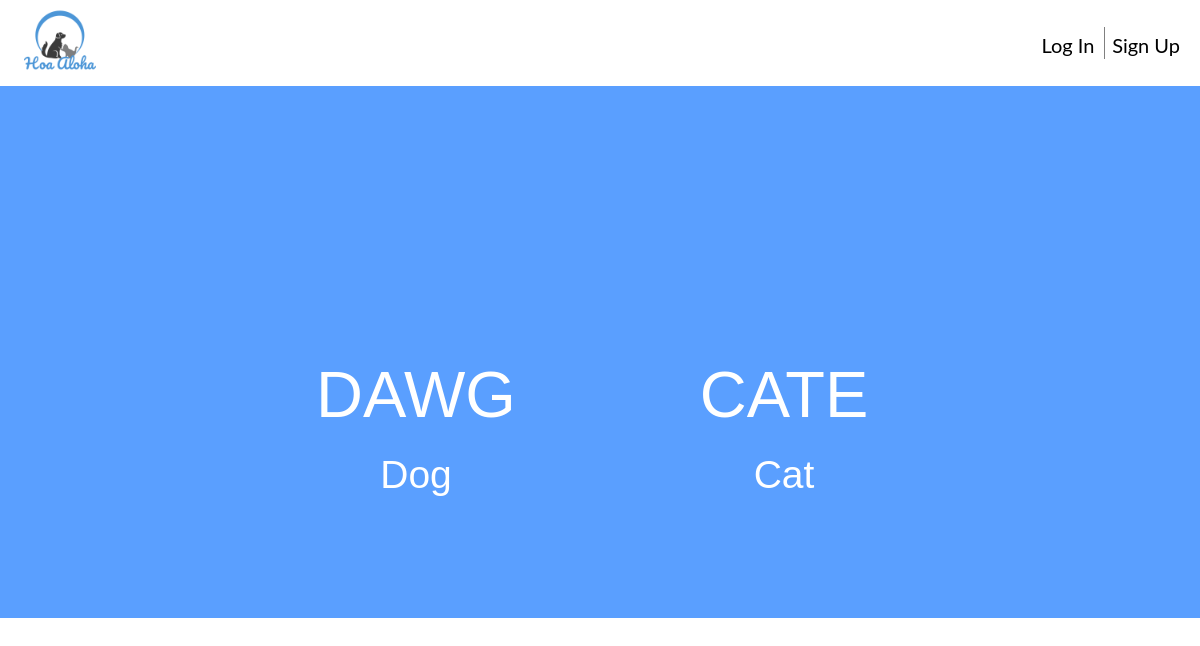
Page /pages/list_animals.php on the earlier database version.
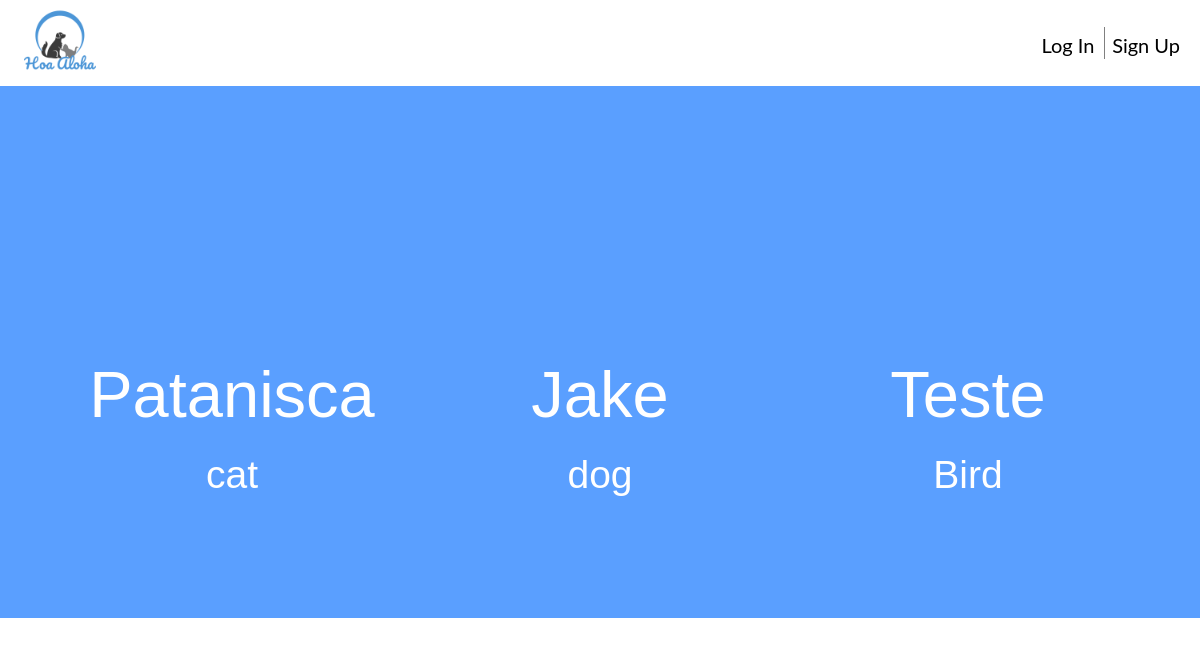
Same page on the later database version.
### tables this page shows
CREATE TABLE Topics(
	id 				INTEGER PRIMARY KEY,
    idUserEntity    INTEGER NOT NULL REFERENCES UserEntities(id) ON UPDATE CASCADE,
    idPet           INTEGER NOT NULL UNIQUE REFERENCES Pets(id) ON UPDATE CASCADE,
	description     VARCHAR(255) NOT NULL
);

CREATE TABLE Pets(
	id          INTEGER PRIMARY KEY AUTOINCREMENT,
	name        VARCHAR(255) NOT NULL,
	species   	VARCHAR(255) NOT NULL,
	breed       VARCHAR(255) NOT NULL,
	weight      FLOAT,
	color 	    VARCHAR(255) NOT NULL,
	dimension   VARCHAR(255) NOT NULL,
	gender		VARCHAR(255) NOT NULL,
	age			INTEGER NOT NULL
);

### database/db_animal.php (called while the page is built, shortened)
<?php
  function getAnimal($id) {
    $db = Database::instance()->db();
    $stmt = $db->prepare('SELECT * FROM Pets INNER JOIN PetPhotos ON Pets.id = PetPhotos.idPet WHERE id = ?');
    $stmt->execute(array($id));
    return $stmt->fetch();
  }
?>

### database/db_topic.php (called while the page is built, shortened)
<?php
  function getAllTopics() {
    $db = Database::instance()->db();
    $stmt = $db->prepare('SELECT * FROM Topics');
    $stmt->execute();
    return $stmt->fetchAll();
  }
?>

### templates/tpl_topic.php (the view, shortened to what this page needs)
<?php function draw_topic_simple($id, $animal){
 ?>
    <li>
      <div class="short-animal-container" style="background-image: url(../database/db_link_image.php?id=<?php echo $animal['idPhoto'];?>);">
        <a href="../pages/topic.php?id=<?=$id?>">
          <div class="animal-text">
            <div class="animal-name"><?=$animal['name']?></div>
            <div class="animal-species"><?=$animal['species']?></div>
          </div>
        </a>
      </div>
    </li>
<?php } ?>

### templates/tpl_common.php (shortened to what this page needs)
<?php
include_once('../templates/tpl_auth.php');
function draw_header($draw_login = true) {
 ?>
  <!DOCTYPE html>
  <html lang="en">
    <head>
        <link rel="stylesheet" href="../css/style.css">
    </head>
    <body>
        <header>
            <a href="main.php">
                <img class="logo" src="../assets/logo.png" width="80" height="80">
            </a>
            <ul class="authentication">
                <?php if ($draw_login){
                    if (isset($_SESSION['username']) && !empty($_SESSION['username'])) draw_logout($_SESSION['username']);
                    else draw_login_button();
                }?>
            </ul>
        </header>
<?php } ?>
<?php function draw_footer() {
  ?>
  </body>
</html>
<?php } ?>

### templates/tpl_auth.php (shortened to what this page needs)
<?php function draw_login_button() {
  ?>
  <li><a href="#" id="loginButton" class="button">Log In</a></li>
  <li><a href="../pages/register.php">Sign Up</a></li>
<?php } ?>

### pages/list_animals.php
<?php
  include_once('../templates/tpl_common.php');
  include_once('../templates/tpl_topic.php');
  include_once("../database/db_topic.php");
  include_once("../database/db_animal.php");
  $topics = getAllTopics();
  draw_header();
  echo '<div class="animal-list-container">';
  echo '<ul class="animal-list-grid">';
  foreach($topics as &$topic){
    $animal = getAnimal($topic['idPet']);
    if ($topic != null && $animal != null) draw_topic_simple($topic['id'], $animal);
  }
  echo '</ul>';
  echo '</div>';
  draw_footer();
  ?>

### css/style.css (style rules this page uses)
* { box-sizing: border-box; margin: 0; padding: 0; list-style: none; text-decoration: none; font-family: 'Lato'; }
:root { font-size: 26px; --login-blue: rgb(61, 138, 247); --login-blue-soft: rgb(90, 159, 255); }
body { color: black; background-color: white; margin: 0 auto; padding: 0; }
header { display: flex; justify-content: space-between; align-items: center; padding: 0px 20px; }
.logo { cursor: pointer; }
.authentication li { display: inline-block; }
.authentication li:first-child { border-right-style: solid; border-width: 1px; border-color: gray; padding-right: 10px; }
.authentication li a { font-size: 20px; transition: all 0.3s ease 0s; color: black; }
.animal-list-container { max-width: 100%; max-height: 100%; margin: 0; padding: 6% 2%; background-color: var(--login-blue-soft); }
.animal-list-grid { margin: 20px 0 0 0; padding: 0; list-style: none; display: block; text-align: center; width: 100%; }
.animal-list-grid:after { clear: both; }
.animal-list-grid, .animal-list-grid.before { content: ''; display: table; }
.animal-list-grid li { width: 328px; height: 328px; display: inline-block; margin: 20px; }
.short-animal-container { width: 100%; height: 100%; position: relative; cursor: pointer; border-radius: 10px; -webkit-transition: 0.3s ease-in-out, -webkit-transform 0.3s ease-in-out; -moz-transition: 0.3s ease-in-out, -moz-transform 0.3s ease-in-out; transition: all 0.3s ease-in-out, transform 0.3s ease-in-out, ; }
.short-animal-container { background: linear-gradient( rgba(0, 0, 0, 0.50), rgba(0, 0, 0, 0.10)); background-position: center; background-repeat: no-repeat; background-size: 100% 100%; }
.animal-list-container .animal-text > .animal-name { font-family: Arial, Helvetica, sans-serif; font-weight: 400; color: #fff; font-size: 2.5rem; margin: 0; padding-top: 45%; line-height: 1.5; }
.animal-list-container .animal-text > .animal-species { font-family: Arial, Helvetica, sans-serif; color: #fff; padding: 0; margin: 1% 4%; font-size: 1.5rem; line-height: 1.5; }

Differences in the rows shown:
changed topics: idPet.name "DAWG" → "Patanisca"; idPet.species "Dog" → "cat"
changed topics: idPet.name "CATE" → "Jake"; idPet.species "Cat" → "dog"
added topics: idPet.name "Teste", idPet.species "Bird"
